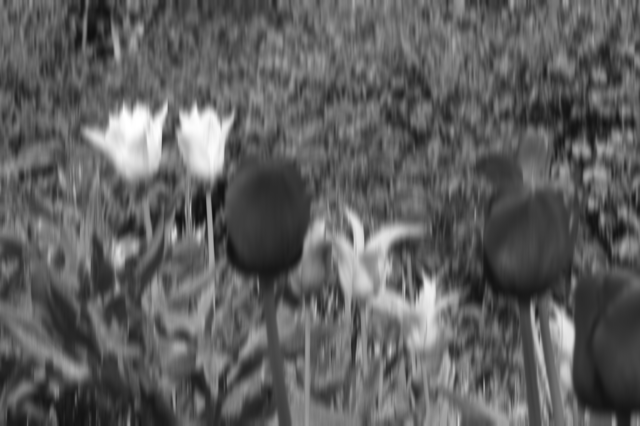
#> input picture ED6/flowers4_imG.png, 640 x 426 px, given in place of Video1_husky.mp4, which was not available
$ jupyter execute --allow-errors ProjetoFinal.ipynb   (shell and % lines are left out)   (text cells are left out)
#> lines starting #> are read from the running program, lines starting #| are printed output that depends on the picture; after the words box and inside, x2 and y2 are one past the last pixel; in counts of white or black regions, pixels touching at a corner belong together; pictures that were not available may be replaced by others from this repository, and a replacement may not be noted
[cell 1]
import cv2 as cv
import numpy as np
import matplotlib.pyplot as plt
import matplotlib.image as mpimg
from scipy.interpolate import interp1d
from skimage.io import imshow, imread

[cell 2]
frameNumber = 1250
def extract_specific_frame(video_path, output_path, frame_number):
    # Read the video
#> called with video_path = 'Video1_husky.mp4', output_path = 'frame.png', frame_number = 1250
    video_capture = cv.VideoCapture(video_path)

    # Set the frame position
    video_capture.set(cv.CAP_PROP_POS_FRAMES, frame_number - 1)  # Frame numbering starts from 0

    # Capture the specific frame
    success, frame = video_capture.read()
#> frame is the input picture: shape (426, 640, 3); min 14, max 255, mean 95.1

    if success:
        # Save the specific frame as a PNG image
        cv.imwrite(output_path, frame)
        print(f"Frame {frame_number} extracted and saved as {output_path}")
    else:
        print(f"Failed to extract frame {frame_number}.")

    # Release the video capture object
    video_capture.release()

# Replace 'video_path' with the path to your video file
video_path = 'Video1_husky.mp4'

# Replace 'output_path' with the desired path to save the first frame as a PNG
output_path = 'frame.png'

# Call the function
extract_specific_frame(video_path, output_path, frameNumber)

img = cv.imread('frame.png')

img_hsv = cv.cvtColor(img, cv.COLOR_BGR2HSV)
#> img_hsv: shape (426, 640, 3); mean H, S, V 0, 0, 95.1

plt.figure()
plt.imshow(img_hsv[:,:,0], cmap='hsv')
plt.title("Hue")
plt.colorbar();

plt.figure()
plt.imshow(img_hsv[:,:,1], cmap='Greys')
plt.title("Saturation")
plt.colorbar();

plt.figure()
plt.imshow(img_hsv[:,:,2], cmap='gray')
plt.title("Value")
plt.colorbar();
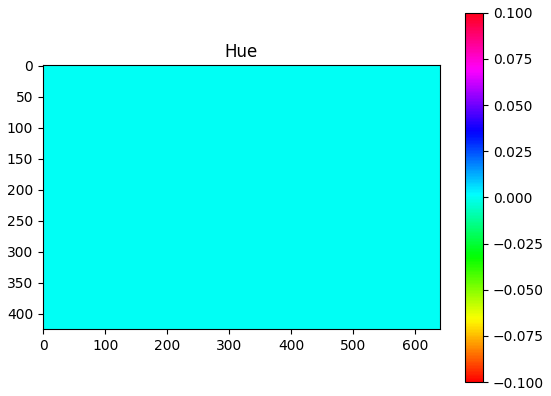
#> figure drawn by matplotlib, 2 panels
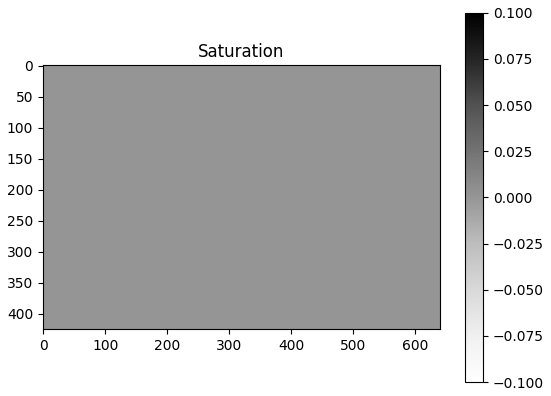
#> figure drawn by matplotlib, 2 panels
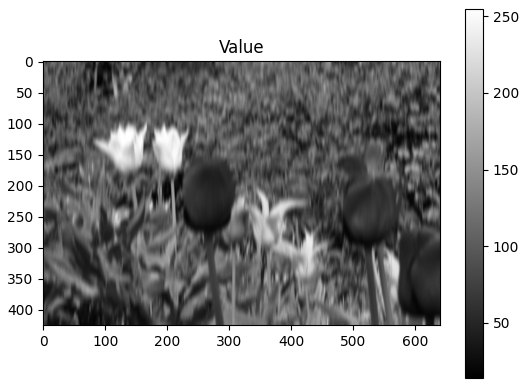
#> figure drawn by matplotlib, 2 panels

[cell 3]
lowerHue = 165
upperHue = 180

lowerSat = 50
upperSat = 255

# Mascara de hue
lower_mask = img_hsv[:, :, 0] > lowerHue
#> lower_mask: shape (426, 640) bool; every value is 0
upper_mask = img_hsv[:, :, 0] < upperHue
#> upper_mask: shape (426, 640) bool; every value is 1
hue_mask = np.logical_and(lower_mask, upper_mask)

# Mascara de saturacao
lower_saturation_mask = img_hsv[:, :, 1] > lowerSat
upper_sat_mask = img_hsv[:, :, 1] < upperSat
sat_mask = np.logical_and(lower_mask, upper_mask)


# Combine the masks element-wise
combined_mask = np.logical_and(hue_mask, sat_mask)

# Apply the combined mask to the HSV image channels individually
masked_hsv = np.zeros_like(img_hsv)
masked_hsv[:,:,0] = np.where(combined_mask, img_hsv[:,:,0], 0)
#> masked_hsv: shape (426, 640, 3); every value is 0
masked_hsv[:,:,1] = np.where(combined_mask, img_hsv[:,:,1], 0)
masked_hsv[:,:,2] = np.where(combined_mask, img_hsv[:,:,2], 0)

# Convert the masked HSV back to RGB
img_masked = cv.cvtColor(masked_hsv, cv.COLOR_HSV2RGB)

# Display the masked image
plt.figure(num=None, figsize=(8, 6), dpi=80)
plt.imshow(img_masked)
plt.axis('off')  # Optional: turn off axis
plt.show()

[cell 4]
def moving_average(data, window_size=40):
    cumsum = np.cumsum(np.insert(data, 0, 0))
    return (cumsum[window_size:] - cumsum[:-window_size]) / float(window_size)


# [38 lines left out: function interpolate_curve, not called in this run]

[cell 5]
def trackHusky(video_path, name, outpath, display):
#> called with video_path = 'Video1_husky.mp4', name = 'husky1', outpath = 'output/', display = True
    cap = cv.VideoCapture(video_path)

    #motion detection e background subtraction
    background_remover = cv.createBackgroundSubtractorKNN(detectShadows=True)

    frames = []
    max_cnts = []
    path = []

    while cap.isOpened():
        ret, frame = cap.read()
        if not ret:
            break

        result = frame.copy()

        image = cv.cvtColor(frame, cv.COLOR_BGR2HSV)

        #####################################################################
        #===================================================================#
        #####################################################################

        #Filtro de cores
        lower_red = np.array([165,50,0])
        upper_red = np.array([180,255,255])

        colorMask = cv.inRange(image, lower_red, upper_red)
        red_isolated = cv.bitwise_and(result, result, mask=colorMask)


        #####################################################################
        #===================================================================#
        #####################################################################

        #Filtro da mesa

        rect_start = (0, 450)  # Top-left point of the rectangle
        rect_end = (600, 600)  # Bottom-right point of the rectangle
        recMask = np.zeros(image.shape[:2], dtype=np.uint8)

        # Draw a filled white rectangle on the mask
        cv.rectangle(recMask, rect_start, rect_end, (255), thickness=cv.FILLED)

        # Invert the mask using bitwise NOT
        inverse_recMask = cv.bitwise_not(recMask)

        # Apply the inverted mask to the image
        recMasked = cv.bitwise_and(result, result, mask=recMask)


        #Filtro do canto (pessoa que passa)


        triangleMask = np.zeros(image.shape[:2], dtype=np.uint8)  # Create a black mask with the same size as the frame
        triangle_vertices = np.array([(350, 600), (1000, 600), (1000, 270)])  # Triangle vertices

        # Draw a filled white triangle on the mask
        cv.fillPoly(triangleMask, [triangle_vertices], (255, 255, 255))
        inverse_triangleMask = cv.bitwise_not(triangleMask)

        combined_mask = cv.bitwise_and(inverse_recMask, inverse_triangleMask)  # Adjust the operation as needed
#> inverse_recMask: shape (426, 640); every value is 255


        combinedMasked = cv.bitwise_and(result, result, mask=combined_mask)


        combined = cv.bitwise_and(red_isolated, red_isolated, mask=combined_mask)
        #combined = cv.bitwise_and(red_isolated, red_isolated, mask=inverse_triangleMask)


        #####################################################################
        #===================================================================#
        #####################################################################

        #Tratamento para tracking


        #blur para facilitar detecção de contornos
        result = cv.GaussianBlur(combined, (5, 5), 0)

        # Aplicação das máscaras
        mask = background_remover.apply(colorMask)
        _, mask = cv.threshold(mask, 254, 255, cv.THRESH_BINARY)
        mask = cv.morphologyEx(mask, cv.MORPH_OPEN, np.ones((3,3),np.uint8))

        mask = cv.bitwise_and(mask, combined_mask)  # Adjust the operation as needed


        #Contornos resultantes
        contours, _ = cv.findContours(mask, cv.RETR_TREE, cv.CHAIN_APPROX_NONE)
#> contours = 1 contour; box (x1, y1, x2, y2) and area: (0, 0, 640, 426) 271575

        #Aplica o rastreamento sobre o maior contorno com área acima de um limiar
        max_cnt = [0, 0]
        for cnt in contours:
            area = cv.contourArea(cnt)

            if area > 800 and len(cnt) >= 5:
                if area > max_cnt[0]:
                    max_cnt = [area, cnt]
#> this loop made 1 pass
#> area on pass 1: 271575
#> after the loop, max_cnt = 2 items, first 2: 271575, contour of 2128 points, box (x1, y1, x2, y2) (0, 0, 640, 426), area 271575

        if max_cnt[0] != 0:
            elipse = cv.fitEllipse(max_cnt[1])
#> elipse = ((319.5, 212.5), (491.4, 778.2), 90)
            M = cv.moments(max_cnt[1])
#> M = moments, m00 271575, centre m10/m00, m01/m00 = (319.5, 212.5)
            centroid_x = int(M['m10'] / M['m00'])
#> centroid_x = 319
            centroid_y = int(M['m01'] / M['m00'])
#> centroid_y = 212

            # Considera o centro da elipse
            #path.append([int(elipse[0][0]), int(elipse[0][1])])

            # Considera o centroide do contorno
            path.append([centroid_x, centroid_y])

            cv.ellipse(frame, elipse, (0, 255, 0), 2)
            cv.ellipse(result, elipse, (0, 255, 0), 2)
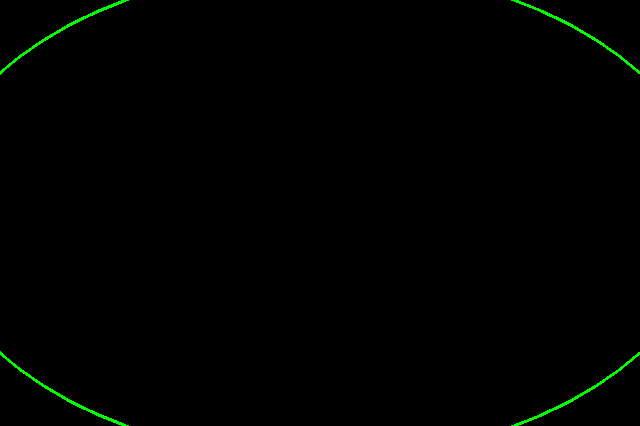
#> result: shape (426, 640, 3); mean B, G, R 0, 1.6, 0

        #caminho percorrido pelo centroide do contorno
        for point in path:
            cv.circle(frame, (point[0], point[1]), 2, (255, 255, 255))
            cv.circle(result, (point[0], point[1]), 2, (255, 255, 255))
#> this loop made 1 pass
#> point on pass 1: [319, 212]
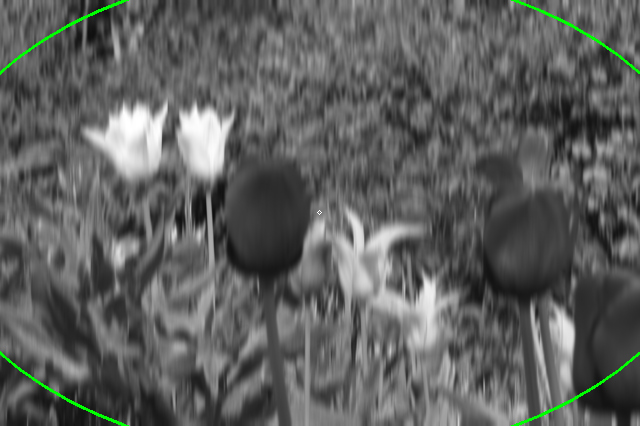
#> frame: shape (426, 640, 3); mean B, G, R 94.6, 96.2, 94.6
#> result: shape (426, 640, 3); under 0.01% of pixels changed, all inside (x1, y1, x2, y2) = (317, 210, 322, 215)


        #####################################################################
        #===================================================================#
        #####################################################################

        #salva os frames e os contornos
        if ret == True:
            frames.append(frame)
            max_cnts.append(max_cnt)


        #####################################################################
        #===================================================================#
        #####################################################################

        # Plot do vídeo

        # Create a 2x2 grid with the images
        top_row = np.hstack((red_isolated, combinedMasked))
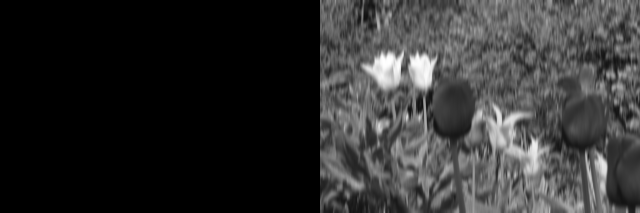
#> top_row: shape (426, 1280, 3) (shown at 1/2 size); min 0, max 255, mean 47.5
        bottom_row = np.hstack((result, frame))  # Adding an empty placeholder
        combined_image = np.vstack((top_row, bottom_row))
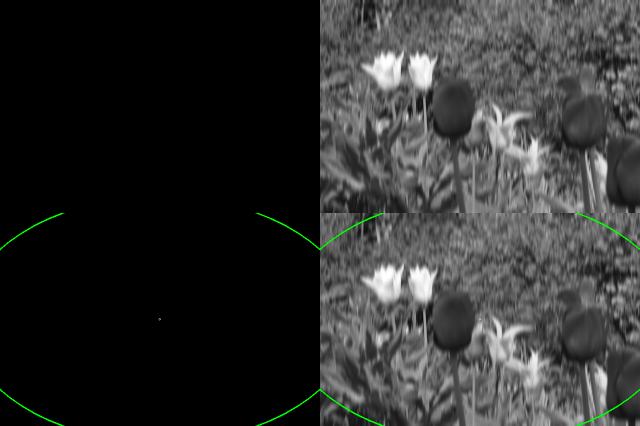
#> combined_image: shape (852, 1280, 3) (shown at 1/2 size); mean B, G, R 47.4, 48.2, 47.4


        # Add labels for each video
        label1 = "Red Isolated"
        label2 = "Region mask"
        label3 = "Combined mask and tracking"
        label4 = "Final result"

        # Calculate positions for each label
        label1_x = 20
        label1_y = 30
        label2_x = combined.shape[1] + 20
        label2_y = 30
        label3_x = 20
        label3_y = combined.shape[0] + 30
#> (the rest of the program and of its run is left out)
